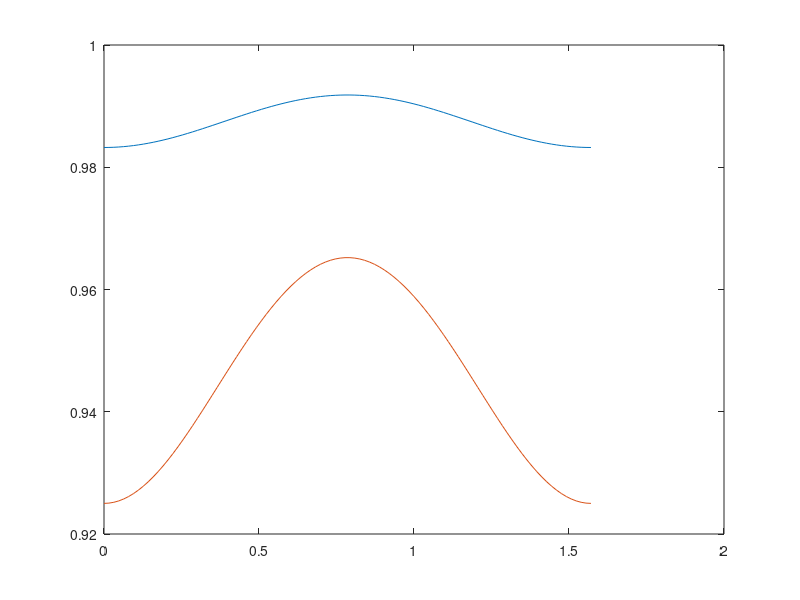
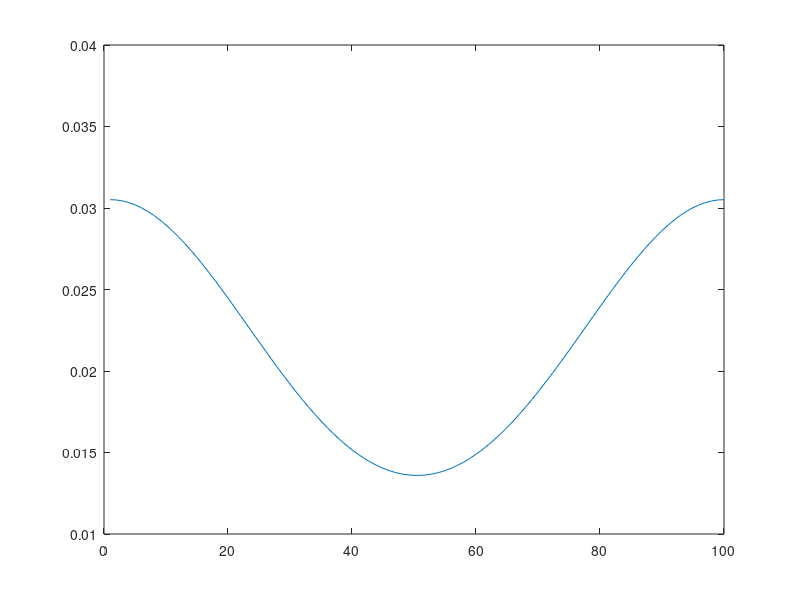

Here is the MATLAB script that generated these plots, in order:
%% numerical dispersion analysis for FDFD
% taken from taflove
close all

dL = [0.1, 0.1];
dx = dL(1); dy = dL(2);
delta = dx;
figure; 
c = 1;
Ns = [];
for delta = 2*[0.05, 0.1]
    lambda_0 = 1;
    dt = 0.01; %% dt displaces the curves up and down

    %% newton iteration for k icount

    phi = linspace(0,pi/2, 100);

    S = c*dt/delta;
    N_lambda = lambda_0/delta;
    A = delta*cos(phi)/2;
    B = delta*sin(phi)/2;
    C = (1/S^2)*sin(pi*S/N_lambda)^2;

    k_count = 2*pi*ones(length(phi),1).';

    for i = 1:5
       update = (sin(A.*k_count).^2 + sin(B.*k_count).^2 - C)./...
           (A.*sin(2*A.*k_count) + B.*sin(2*B.*k_count));
       k_count = k_count - update; 
    end


    plot(phi, 2*pi./k_count);
    hold on;
    
    %% approximate reflection coefficient
    Ns = [Ns; k_count];
    
end

%assume  k_count is proportional to the index of refraction
R = (Ns(2,:) - Ns(1,:))./(Ns(2,:)+Ns(1,:));
figure; 
plot(R);
